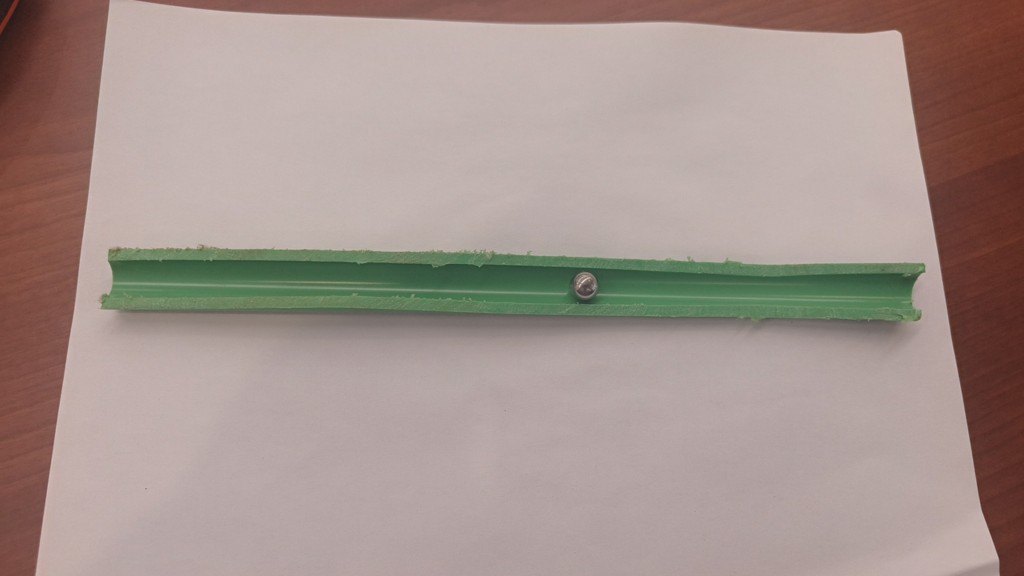
#> input picture image/1f24c86b3c1c03dfcec926887d9292c0.jpg, 4096 x 2304 px (shown at 1/4 size)
$ python -i 'recognition final.py'   (imports and definitions only)
#> lines starting #> are read from the running program, lines starting #| are printed output that depends on the picture; after the words box and inside, x2 and y2 are one past the last pixel; in counts of white or black regions, pixels touching at a corner belong together
#> further down, picture is the input picture: shape (2304, 4096, 3); mean B, G, R 141, 147.2, 164.2
import cv2
import numpy as np
import time
import threading
import math


# ============================================================
#                    1. 手机摄像头
# ============================================================

PHONE_IP = "172.30.230.152"
PHONE_PORT = 4747
VIDEO_URL = f"http://{PHONE_IP}:{PHONE_PORT}/video"


# ============================================================
#                    2. 管道实际长度
# ============================================================

PIPE_LENGTH_CM = 25.0


# ============================================================
#                    3. 图像处理
# ============================================================

PROCESS_WIDTH = 1280


# ============================================================
#              4. 管道 HSV
#
# 只用于自动识别绿色管道。
# 钢球判断部分不使用钢球 HSV。
# ============================================================

PIPE_H_LOW = 50
PIPE_H_HIGH = 90
PIPE_S_LOW = 40
PIPE_S_HIGH = 180
PIPE_V_LOW = 25
PIPE_V_HIGH = 200


# ============================================================
#              5. 管道形状判断
#
# 绿色目标应该是一个长条状、接近矩形的管道。
# ============================================================

MIN_PIPE_AREA = 3000
MIN_PIPE_LONG_SIDE = 300
MIN_PIPE_ASPECT = 3.5
MIN_PIPE_RECTANGULARITY = 0.50
MIN_PIPE_SOLIDITY = 0.65
PIPE_BOX_UPDATE_INTERVAL = 8
PIPE_BOX_SMOOTH_ALPHA = 0.20
PIPE_LOST_LIMIT = 12

# 管道内部“无钢球”判定参数
NO_BALL_GREEN_RATIO = 0.82
NO_BALL_GREEN_STD_MAX = 38.0
NO_BALL_NON_GREEN_RATIO_MAX = 0.08


# ============================================================
#              6. 钢球大小约束
#
# 保持原来的钢球思路：
# 非管道 + 面积 + 圆形度 + 半径 + 宽高比 + 跟踪位置
# 不使用钢球 HSV。
# ============================================================

MIN_BALL_AREA = 20
MAX_BALL_AREA = 1800
MIN_BALL_RADIUS = 4
MAX_BALL_RADIUS = 35
MIN_CIRCULARITY = 0.30
MIN_ASPECT_RATIO = 0.45
MAX_ASPECT_RATIO = 2.20

BALL_VERTICAL_RATIO_TOP = 0.15
BALL_VERTICAL_RATIO_BOTTOM = 0.85


# ============================================================
#              7. 锁定参数
# ============================================================

TRACK_SEARCH_WIDTH = 180
TRACK_SEARCH_HEIGHT = 110
LOST_SEARCH_WIDTH = 300
LOST_SEARCH_HEIGHT = 150
MAX_LOST_FRAMES = 8


# ============================================================
#              8. 加速度误判判断
#
# 速度仍然计算，用于预测。
# 误判判断改成：
#     单帧位置跳跃过大 OR 加速度过大
# 不再直接用速度过大判断误判。
# ============================================================

MAX_SINGLE_JUMP_CM = 2.0
MAX_REASONABLE_ACCELERATION_CM_S2 = 1200.0
VELOCITY_ALPHA = 0.20


# ============================================================
#              9. FPS
# ============================================================


# ============================================================
#                  最新帧摄像头
# ============================================================

class LatestFrameCamera:

    # [33 lines left out: functions __init__, _reader, read, stop, not called in this run]


# ============================================================
#                    工具函数
# ============================================================

def clamp(value, minimum, maximum):
    return max(minimum, min(value, maximum))


# [10 lines left out: function resize_frame, not called in this run]


def order_box_points(points):
    """返回 TL, TR, BR, BL 顺序。"""
    pts = np.asarray(points, dtype=np.float32)
    s = pts.sum(axis=1)
    d = np.diff(pts, axis=1).reshape(-1)

    tl = pts[np.argmin(s)]
    br = pts[np.argmax(s)]
    tr = pts[np.argmin(d)]
    bl = pts[np.argmax(d)]

    return np.array([tl, tr, br, bl], dtype=np.float32)


def box_center(box_points):
    return np.mean(box_points, axis=0)


# [65 lines left out: functions box_long_direction, blend_box, pipe_model_from_box, not called in this run]


def is_quad_like_pipe(contour, box_points):
    """判断绿色目标是否足够像二维长方形/长圆柱投影。"""
    area = cv2.contourArea(contour)
    perimeter = cv2.arcLength(contour, True)
    if area <= 0 or perimeter <= 0:
        return False, {"reason": "empty_contour"}

    rect = cv2.minAreaRect(contour)
    rw, rh = rect[1]
    if rw <= 1 or rh <= 1:
        return False, {"reason": "invalid_rect"}

    long_side = max(rw, rh)
    short_side = min(rw, rh)
    aspect = long_side / max(short_side, 1e-6)

    rect_area = rw * rh
    rectangularity = area / max(rect_area, 1.0)

    hull = cv2.convexHull(contour)
    hull_area = cv2.contourArea(hull)
    solidity = area / max(hull_area, 1.0)

    approx = cv2.approxPolyDP(
        contour,
        0.025 * perimeter,
        True
    )
    vertices = len(approx)

    # 长条矩形的合理顶点数通常不应该是非常复杂的多边形。
    vertex_ok = 4 <= vertices <= 12

    valid = (
        area >= MIN_PIPE_AREA
        and long_side >= MIN_PIPE_LONG_SIDE
        and aspect >= MIN_PIPE_ASPECT
        and rectangularity >= MIN_PIPE_RECTANGULARITY
        and solidity >= MIN_PIPE_SOLIDITY
        and vertex_ok
    )

    info = {
        "area": area,
        "long_side": long_side,
        "short_side": short_side,
        "aspect": aspect,
        "rectangularity": rectangularity,
        "solidity": solidity,
        "vertices": vertices,
        "valid": valid,
    }
    return valid, info


# ============================================================
#                自动识别绿色管道
# ============================================================

def find_pipe_model(frame):
    hsv = cv2.cvtColor(frame, cv2.COLOR_BGR2HSV)
#> hsv: shape (2304, 4096, 3); mean H, S, V 10.6, 46.9, 166.7

    lower = np.array(
        [PIPE_H_LOW, PIPE_S_LOW, PIPE_V_LOW],
        dtype=np.uint8
    )
    upper = np.array(
        [PIPE_H_HIGH, PIPE_S_HIGH, PIPE_V_HIGH],
        dtype=np.uint8
    )

    mask = cv2.inRange(hsv, lower, upper)
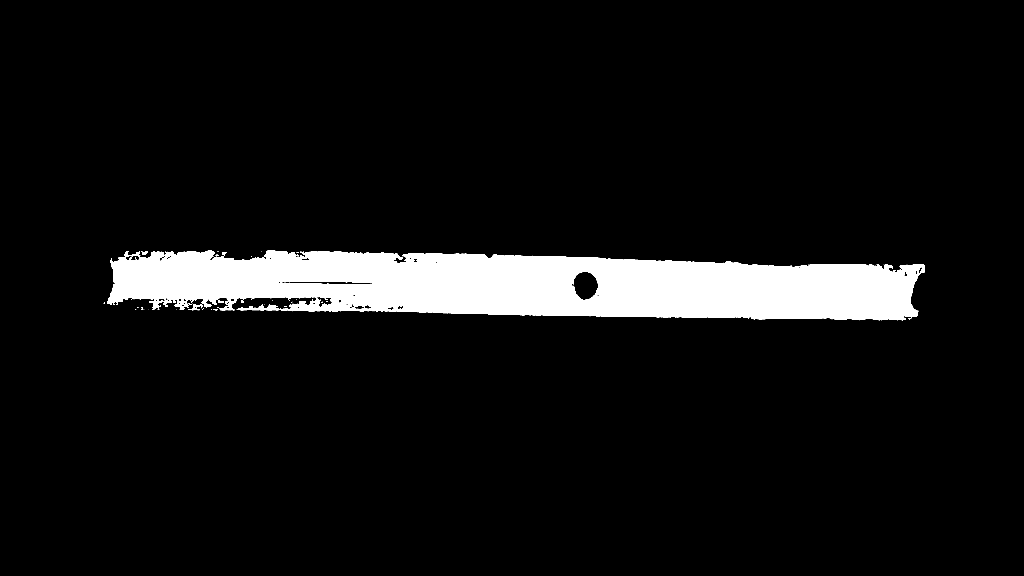
#> mask: shape (2304, 4096) (shown at 1/4 size); 7.2% white; 77 white regions (57 under 20 px), largest, box (x1, y1, x2, y2) and area: (428, 1001, 3700, 1281) 676392, (879, 1196, 934, 1241) 1005, (772, 1216, 812, 1241) 436

    # 保持你之前绿色管道的长条特征
    kernel_close = cv2.getStructuringElement(
        cv2.MORPH_RECT,
        (31, 7)
    )
    mask = cv2.morphologyEx(
        mask,
        cv2.MORPH_CLOSE,
        kernel_close
    )
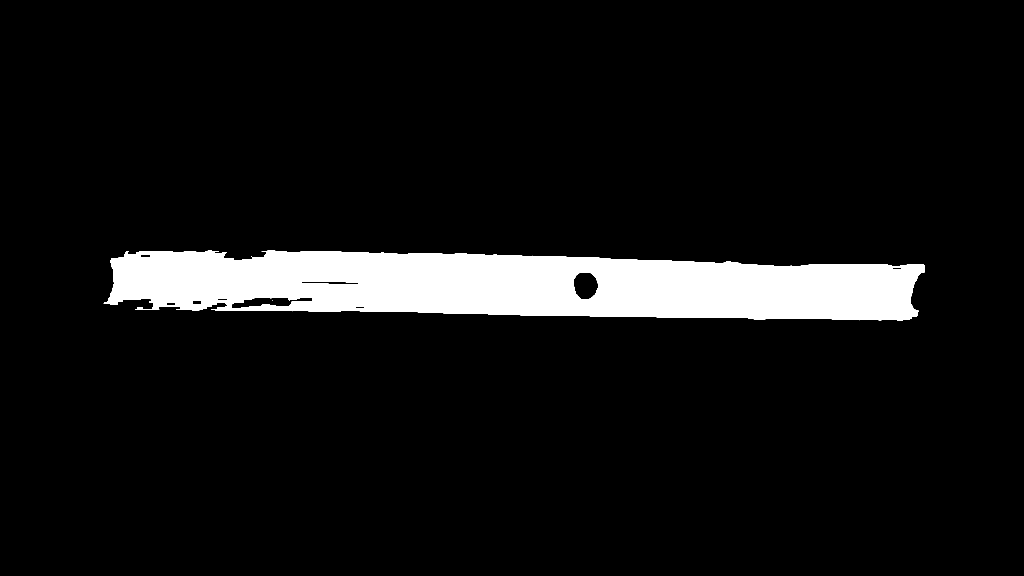
#> mask: shape (2304, 4096) (shown at 1/4 size); 7.5% white; 3 white regions (2 under 20 px), largest, box (x1, y1, x2, y2) and area: (415, 1001, 3700, 1281) 704539

    kernel_open = cv2.getStructuringElement(
        cv2.MORPH_ELLIPSE,
        (5, 5)
    )
    mask = cv2.morphologyEx(
        mask,
        cv2.MORPH_OPEN,
        kernel_open
    )
#> mask: shape (2304, 4096); 7.5% white; 2 white regions

    contours, _ = cv2.findContours(
        mask,
        cv2.RETR_EXTERNAL,
        cv2.CHAIN_APPROX_SIMPLE
    )
#> contours = 2 contours; box (x1, y1, x2, y2) and area: (416, 1001, 3699, 1281) 720390, (550, 1230, 570, 1238) 127

    candidates = []

    for contour in contours:
        area = cv2.contourArea(contour)
        if area < MIN_PIPE_AREA:
            continue

        rect = cv2.minAreaRect(contour)
        box = cv2.boxPoints(rect)
        box = order_box_points(box)

        valid, info = is_quad_like_pipe(contour, box)
        info["contour"] = contour
        info["box"] = box

        if valid:
            # 面积 + 长宽比综合排序
            score = (
                min(info["aspect"] / 8.0, 1.0) * 0.35
                + min(info["rectangularity"], 1.0) * 0.35
                + min(info["solidity"], 1.0) * 0.15
                + min(info["area"] / 20000.0, 1.0) * 0.15
            )
            candidates.append((score, info))
#> this loop made 2 passes
#> (s in order_box_points, d in order_box_points, tl in order_box_points, br in order_box_points, tr in order_box_points, bl in order_box_points) on pass 2: ([4982.3, 1650.4, 1409.5, 4741.4], [-2407.3, 819.2, 570.5, -2656], [419.5, 990], [3694.8, 1287.5], [3698.7, 1042.7], [415.6, 1234.8])
#> after the loop, candidates = 1 item

    if not candidates:
        # 返回最近失败信息，供控制台 debug
        largest_debug = None
        if contours:
            contour = max(contours, key=cv2.contourArea)
            area = cv2.contourArea(contour)
            rect = cv2.minAreaRect(contour)
            rw, rh = rect[1]
            long_side = max(rw, rh)
            short_side = min(rw, rh)
            aspect = long_side / max(short_side, 1e-6)
            rect_area = rw * rh
            rectangularity = area / max(rect_area, 1.0)
            hull = cv2.convexHull(contour)
            hull_area = cv2.contourArea(hull)
            solidity = area / max(hull_area, 1.0)
            approx = cv2.approxPolyDP(
                contour,
                0.025 * cv2.arcLength(contour, True),
                True
            )
            largest_debug = {
                "area": area,
                "aspect": aspect,
                "rectangularity": rectangularity,
                "solidity": solidity,
                "vertices": len(approx),
            }

        return None, largest_debug

    candidates.sort(
        key=lambda item: item[0],
        reverse=True
    )

    return candidates[0][1], None


# ============================================================
#             钢球原有检测逻辑
#
# 关键：这里只接受 pipe_model 作为“管道建模区域”。
# 钢球本身不使用 HSV。
# ============================================================

# [1063 lines left out: functions get_ball_zone, pipe_crop, analyze_pipe_fill, create_non_green_inside_pipe, circularity, green_surround_score and 7 more, not called in this run]


# [2 lines not run here, left out]

>>> import cv2
>>> picture = cv2.imread('../image/1f24c86b3c1c03dfcec926887d9292c0.jpg')
>>> result = find_pipe_model(picture)

$ run again, on image/547c9d06162b3cbeb23d98cabecaf102.jpg
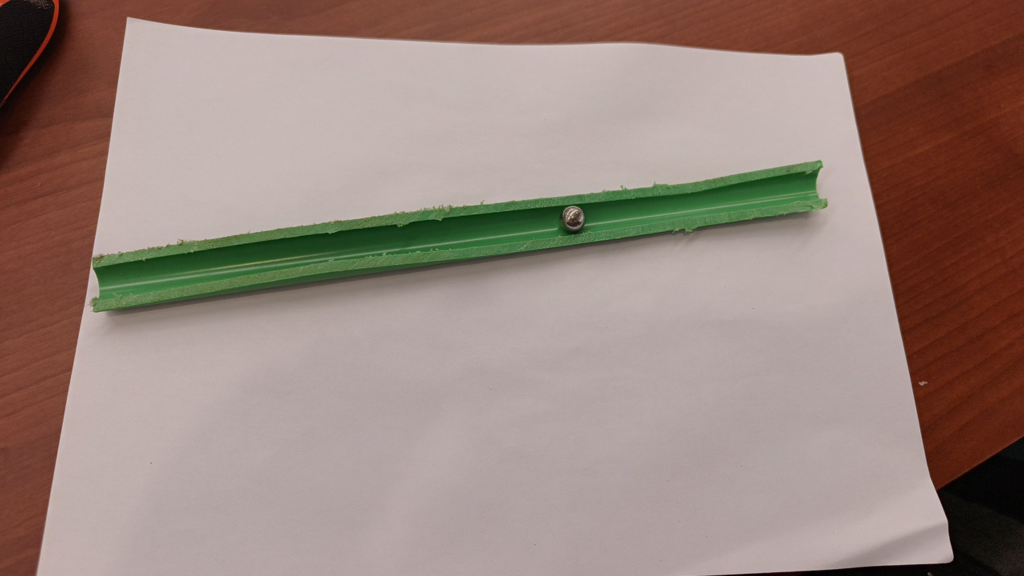
#> input picture image/547c9d06162b3cbeb23d98cabecaf102.jpg, 4096 x 2304 px (shown at 1/4 size)
#> picture is the input picture: shape (2304, 4096, 3); mean B, G, R 124.1, 132.6, 152.8
#> hsv: shape (2304, 4096, 3); mean H, S, V 10.6, 67.5, 155.4
#> in find_pipe_model, `mask = cv2.inRange(hsv, lower, upper)`:
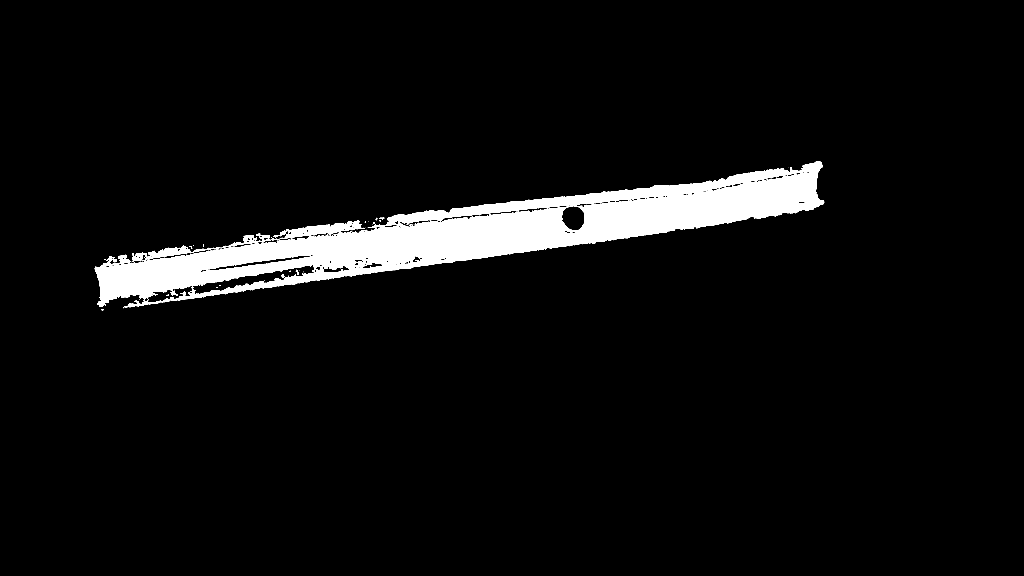
#> mask: shape (2304, 4096) (shown at 1/4 size); 5.3% white; 83 white regions (62 under 20 px), largest, box (x1, y1, x2, y2) and area: (379, 646, 3297, 1231) 490226, (1094, 882, 1460, 957) 9755, (888, 940, 1113, 990) 2511
#> in find_pipe_model, `mask = cv2.morphologyEx( mask, cv2.MORPH_CLOSE, kernel_close )`:
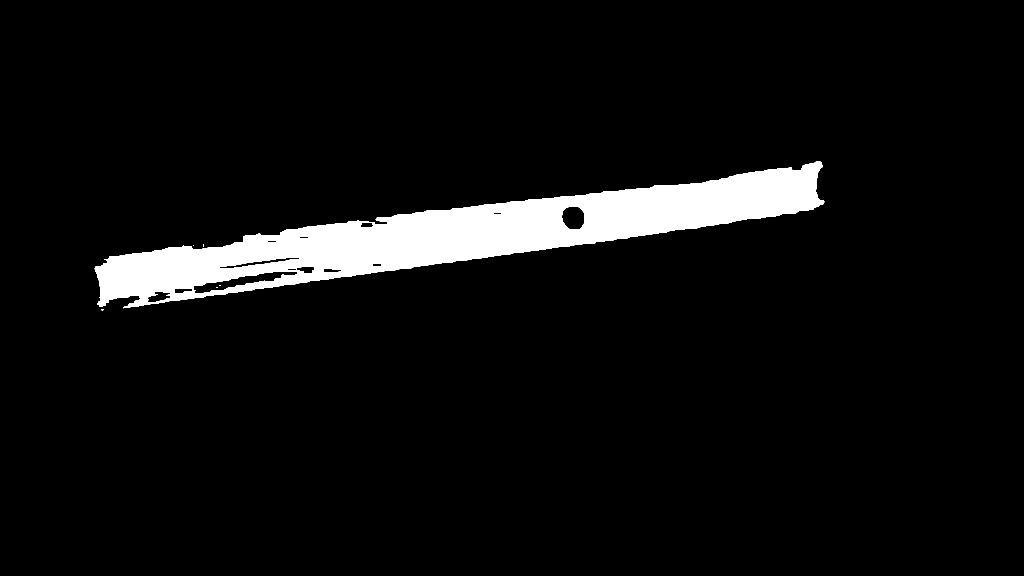
#> mask: shape (2304, 4096) (shown at 1/4 size); 5.8% white; 6 white regions (2 under 20 px), largest, box (x1, y1, x2, y2) and area: (379, 646, 3297, 1234) 544391, (404, 1236, 415, 1242) 41, (812, 978, 816, 988) 32, (864, 1148, 872, 1152) 27
#> contours = 2 contours, 1 with area under 20; largest, box (x1, y1, x2, y2) and area: (379, 646, 3297, 1231) 569745
#> the loop in find_pipe_model, `for contour in contours:` made 2 passes
#> (s in order_box_points, d in order_box_points, tl in order_box_points, br in order_box_points, tr in order_box_points, bl in order_box_points) on pass 2: ([1640.2, 1386.2, 3902.4, 4156.3], [855.6, 663.6, -2664, -2472], [361.3, 1024.9], [3314.2, 842.1], [3283.2, 619.2], [392.3, 1247.9])
#> after the loop in find_pipe_model, `for contour in contours:`: candidates = []
#> contour = contour of 1786 points, box (x1, y1, x2, y2) (379, 646, 3297, 1231), area 569745
#> in find_pipe_model, `rw, rh = rect[1]`: rw = 2949.9; rh = 225.1
#> in find_pipe_model, `long_side = max(rw, rh)`: long_side = 2949.9
#> in find_pipe_model, `short_side = min(rw, rh)`: short_side = 225.1
#> in find_pipe_model, `aspect = long_side / max(short_side, 1e-6)`: aspect = 13.1
#> in find_pipe_model, `rect_area = rw * rh`: rect_area = 664050.1
#> in find_pipe_model, `rectangularity = area / max(rect_area, 1.0)`: rectangularity = 0.858
#> hull = contour of 33 points, box (x1, y1, x2, y2) (379, 646, 3297, 1231), area 624530
#> in find_pipe_model, `hull_area = cv2.contourArea(hull)`: hull_area = 624530.5
#> in find_pipe_model, `solidity = area / max(hull_area, 1.0)`: solidity = 0.912
#> in find_pipe_model, `approx = cv2.approxPolyDP( contour, 0.025 * cv2.arcLength(contour, Tru..`: approx = [[3289, 661], [439, 1026], [388, 1217]]
#> largest_debug = {'area': 569745, 'aspect': 13.1, 'rectangularity': 0.858, 'solidity': 0.912, 'vertices': 3}
